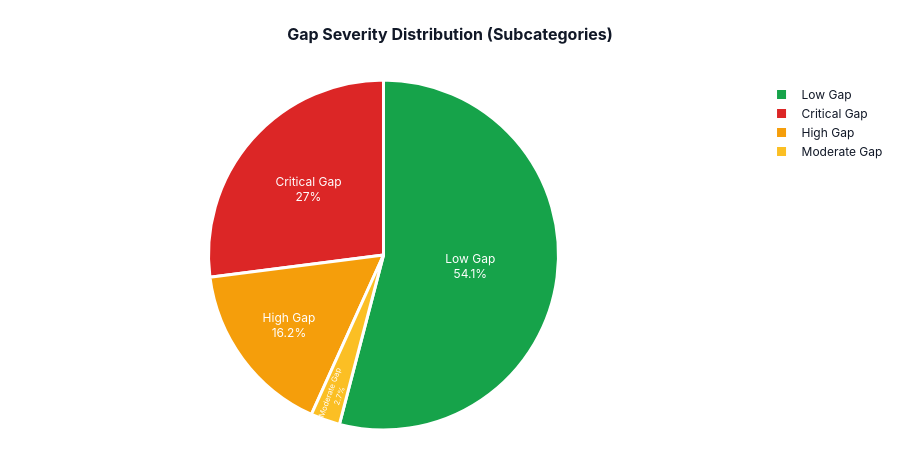

The notebook cell this image was saved under:
### Markdown cell above
### Chart 5: Gap Severity Distribution (Subcategory Level)

This pie chart shows the overall distribution of gap severity levels across all subcategories.

### Code cell
chart_distribution = create_gap_distribution_pie(gap_summary)
chart_distribution.update_layout(
    title=dict(text='<b>Gap Severity Distribution (Subcategories)</b>')
)
chart_distribution.show()

gap_level_counts = gap_summary['gap_status'].value_counts()
print("\nGap Level Distribution:")
for level, count in gap_level_counts.items():
    print(f"  {level}: {count} subcategories ({count/len(gap_summary)*100:.1f}%)")

print(f"\nCritical breakdown by parent category:")
critical_by_category = gap_summary[
    gap_summary['gap_status'].isin(['Critical Gap', 'High Gap'])
].groupby('parent_category').size().sort_values(ascending=False)
display(critical_by_category)

### Figure 1 — Plotly figure (JSON) as saved in the notebook; plotly's stock layout.template omitted (floating-point values rounded to 4 significant figures)
{"data": [{"hovertemplate": "<b>%{label}</b><br>Count: %{value} categories<br>%{percent}<extra></extra>", "labels": ["Low Gap", "Critical Gap", "High Gap", "Moderate Gap"], "marker": {"colors": ["#16A34A", "#DC2626", "#F59E0B", "#FBBF24"], "line": {"color": "#FFFFFF", "width": 3}}, "textfont": {"color": "white", "family": "Inter, -apple-system, BlinkMacSystemFont, \"Segoe UI\", Roboto, sans-serif", "size": 12}, "textinfo": "label+percent", "textposition": "inside", "type": "pie", "values": [20, 10, 6, 1]}], "layout": {"font": {"color": "#111827", "family": "Inter, -apple-system, BlinkMacSystemFont, \"Segoe UI\", Roboto, sans-serif", "size": 12}, "height": 450, "margin": {"b": 20, "l": 20, "r": 20, "t": 80}, "paper_bgcolor": "#FFFFFF", "plot_bgcolor": "#FFFFFF", "title": {"font": {"color": "#111827", "family": "Inter, -apple-system, BlinkMacSystemFont, \"Segoe UI\", Roboto, sans-serif", "size": 16}, "text": "<b>Gap Severity Distribution (Subcategories)</b>", "x": 0.5, "xanchor": "center"}}}
